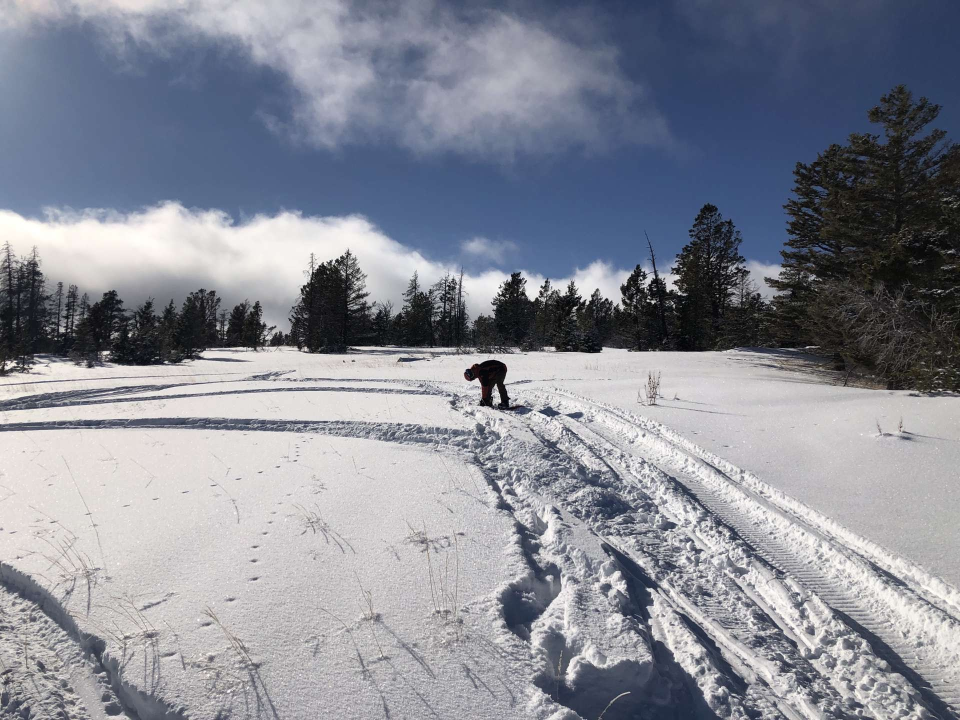
#> input picture test4.jpg, 1920 x 1440 px (shown at 1/2 size)
$ python GravityLines.py
#> lines starting #> are read from the running program, lines starting #| are printed output that depends on the picture
#> further down, img is the input picture: shape (1440, 1920, 3); mean B, G, R 149.6, 138.6, 135.3
# Import the necessary libraries
from PIL import Image as im
import numpy as np
import cv2
import math as m
from g_encoder import GEncoder

printArea = np.array([270, 200]) # (Y, X) in mm
upScale = 2 # upscale factor

# Rescale to fit on designated print area
def reScale(img,upScale):
#> called with upScale = 2
    res = cv2.resize(img, (0, 0), fx=upScale, fy=upScale)
    A = np.array(res) # convert to np Array
    A = A[:,:,0]*0.2989 + A[:,:,1]*0.5870 + A[:,:,2]*0.1140 # converts to grey scale
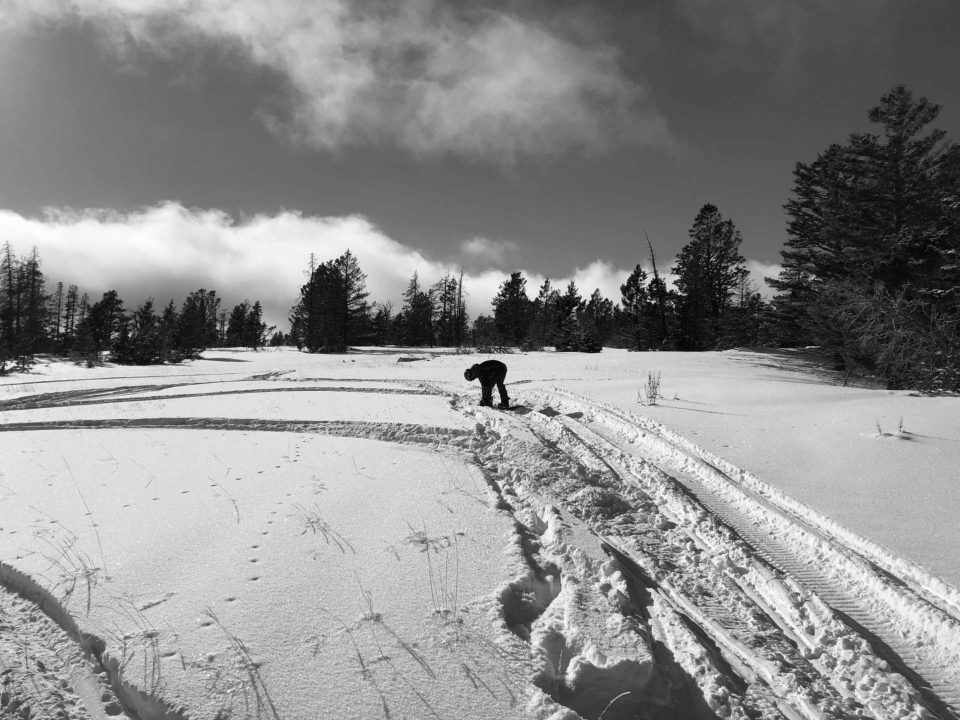
#> A: shape (2880, 3840) float64 (shown at 1/4 size); min 0, max 255, mean 141.4
    A = A/255 # Invert and normalize between 0 and 1
    return A


img = cv2.imread('test4.jpg') # read in image

# Rescale
A = reScale(img,upScale)


A = np.round(((A-np.amin(A))/np.amax(A))*255) # normalize between 0 and 255
A = A.astype(np.uint8) # cast into proper data type
#output = np.dstack((A,A,A))

print(A.shape)
#| (2880, 3840)
# Horizontal derivitive
Ahorz = A
filt = np.array([-1,1])
for Y in range(Ahorz.shape[0]):
    row = np.convolve(Ahorz[Y,:],filt,mode='same')
    Ahorz[Y,:] = row
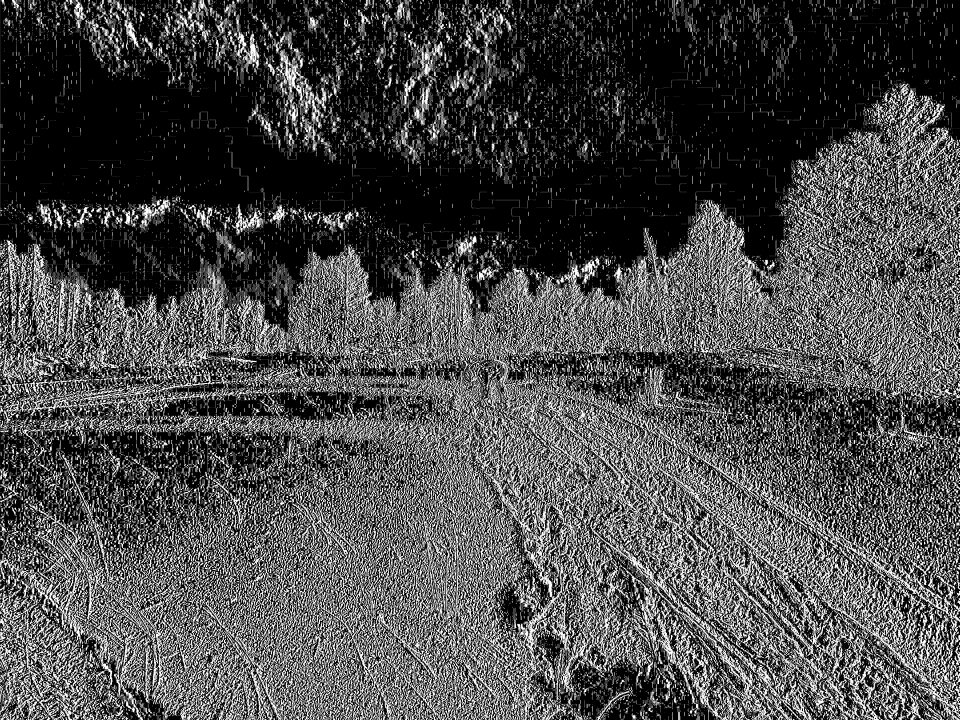
#> Ahorz: shape (2880, 3840) (shown at 1/4 size); min 0, max 255, mean 74.1

# save
data = im.fromarray(A) # creating image object of array
data.save('testProcessed.png') # saving the final output


print(A.shape)
#| (2880, 3840)

$ run again, with test1.jpg copied over test4.jpg
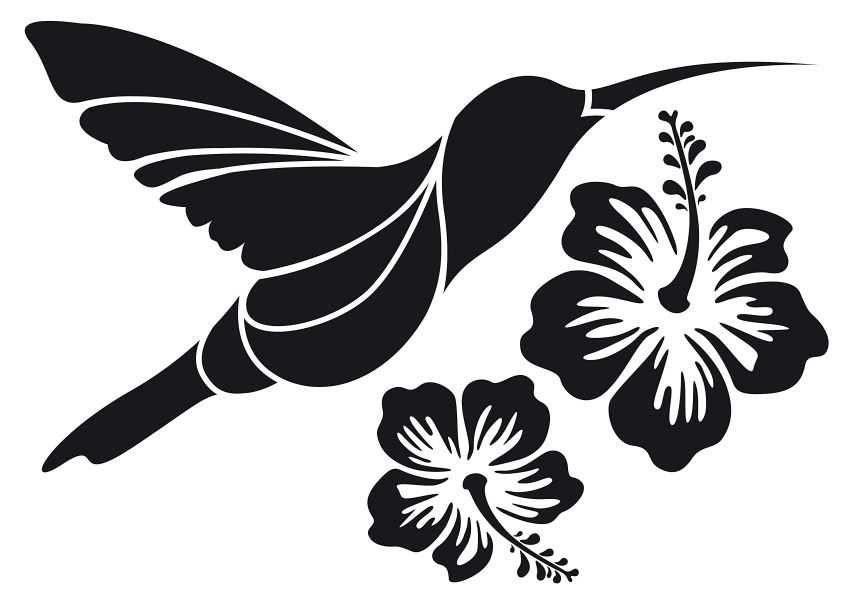
#> input picture test1.jpg, 2560 x 1810 px (shown at 1/3 size)
#> img is the input picture: shape (1810, 2560, 3); mean B, G, R 186.6, 185.2, 185.8
#> in reScale, `res = cv2.resize(img, (0, 0), fx=upScale, fy=upScale)`:
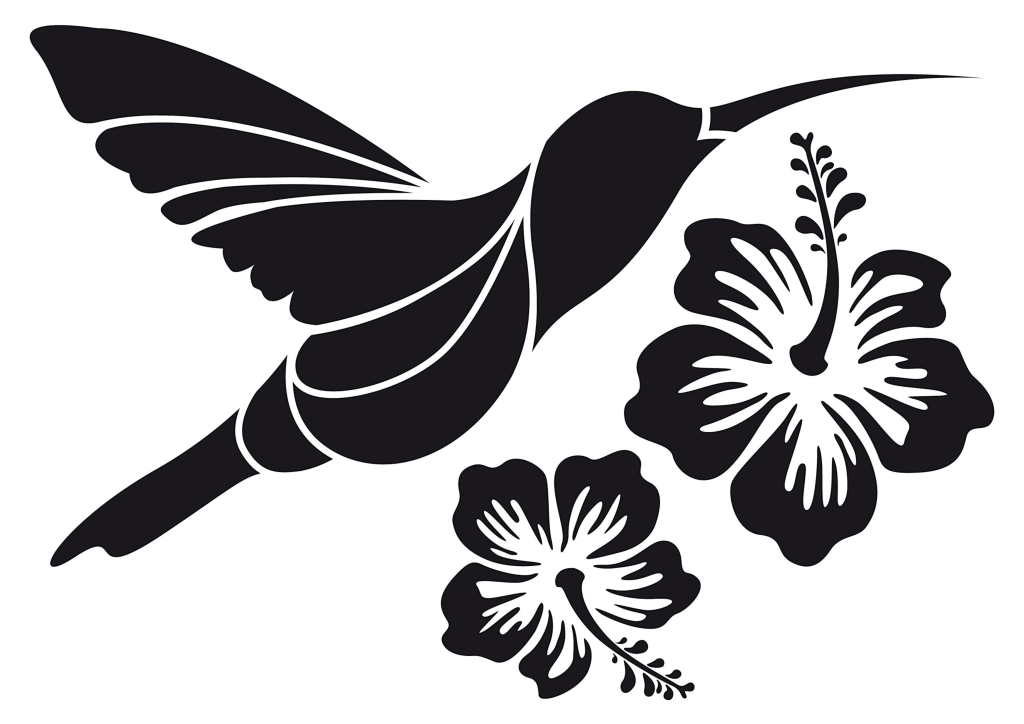
#> res: shape (3620, 5120, 3) (shown at 1/5 size); mean B, G, R 186.6, 185.2, 185.8
#| (3620, 5120)
#> after the loop `for Y in range(Ahorz.shape[0]):`:
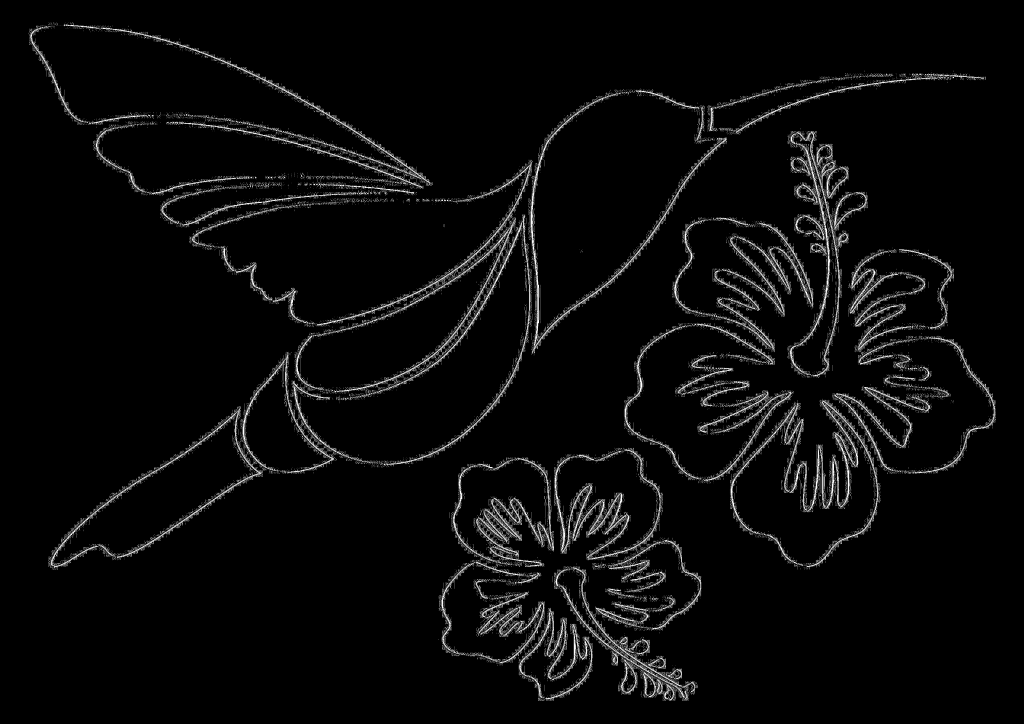
#> Ahorz: shape (3620, 5120) (shown at 1/5 size); min 0, max 255, mean 10
#| (3620, 5120)
